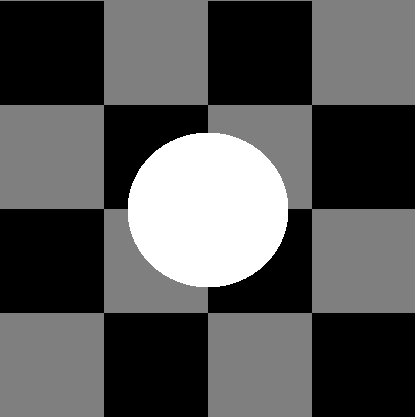
#> input picture images/test1.png, 415 x 417 px
$ python 16-ICM.py
#> lines starting #> are read from the running program, lines starting #| are printed output that depends on the picture
import numpy as np
import matplotlib.pyplot as plt
from PIL import Image
from tqdm import tqdm

# === Chargement et quantification de l'image ===
def charger_image_grayscale(path, nb_etats):
#> called with path = 'images/test1.png', nb_etats = 3
    img = Image.open(path).convert("L").resize((100, 100))
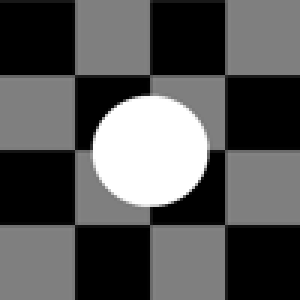
#> img: PIL image 100x100 L (shown 3 times larger); min 0, max 255, mean 85.3
    img_np = np.array(img)
    return np.floor(img_np / (256 / nb_etats)).astype(int)
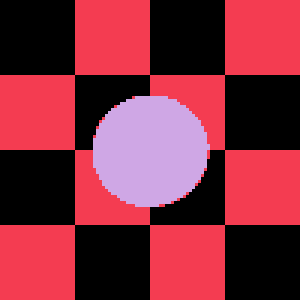
#> returned value: shape (100, 100) int64 (shown 3 times larger); 3 distinct labels, from 0 to 2; one colour per label, 0 black

# === Ajout de bruit aléatoire ===
def ajouter_bruit(champ, p, nb_etats):
#> called with p = 0.3, nb_etats = 3
    bruit = np.random.choice(range(nb_etats), size=champ.shape)
    masque = np.random.rand(*champ.shape) < p
    return np.where(masque, bruit, champ)
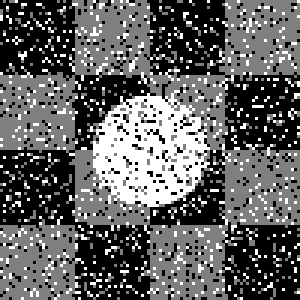
#> returned value: shape (100, 100) int64 (shown 3 times larger); min 0, max 2, mean 0.772; drawn with min black and max white

# === Énergie locale pour un pixel (avec voisins 4-connexes) ===
def cdf_locale_4(i, j, H, L, champ, etat, poids_aretes, poids_sommets):
    voisins = [(-1, 0), (1, 0), (0, -1), (0, 1)]
    energie = poids_sommets[etat]
    for dx, dy in voisins:
        ni, nj = i + dx, j + dy
        if 0 <= ni < H and 0 <= nj < L:
            energie += poids_aretes[(etat, champ[ni, nj])]
    return energie

# === Gibbs classique ===
def gibbs_classique(champ, nb_iter, modele):
#> called with nb_iter = 10
    H, L = champ.shape
#> H = 100; L = 100
    for k in tqdm(range(nb_iter), desc="Gibbs classique"):
        i = np.random.randint(0, H)
        j = np.random.randint(0, L)
        energies = np.array([
            cdf_locale_4(i, j, H, L, champ, s, modele['poids_aretes'], modele['poids_sommets'])
            for s in range(modele['nb_etats'])
        ])
        proba = np.exp(-energies)
        proba /= np.sum(proba)
        champ[i, j] = np.random.choice(range(modele['nb_etats']), p=proba)
#> this loop made 10 passes
#> (energies, proba) on passes 1 to 10: ([-4, 4, 4], [0.999, 0.000335, 0.000335]), ([2, -2, 4], [0.0179, 0.98, 0.00243]), ([-2, 2, 4], [0.98, 0.0179, 0.00243]), ([2, 0, 2], [0.107, 0.787, 0.107]), ([2, -2, 4], [0.0179, 0.98, 0.00243]), ([4, -4, 4], [0.000335, 0.999, 0.000335]), ([0, 0, 4], [0.495, 0.495, 0.00907]), ([2, -2, 4], [0.0179, 0.98, 0.00243]), ([-4, 4, 4], [0.999, 0.000335, 0.000335]), ([2, 0, 2], [0.107, 0.787, 0.107])
    return champ

# === Metropolis classique ===
def metropolis_classique(champ, nb_iter, modele):
#> called with nb_iter = 10
    H, L = champ.shape
#> H = 100; L = 100
    T = 1  # Température constante
    for k in tqdm(range(nb_iter), desc="Metropolis classique"):
        i = np.random.randint(0, H)
        j = np.random.randint(0, L)
        etat_actuel = champ[i, j]
        energie_actuelle = cdf_locale_4(i, j, H, L, champ, etat_actuel, modele['poids_aretes'], modele['poids_sommets'])
        nouvel_etat = np.random.randint(0, modele['nb_etats'])
        if nouvel_etat == etat_actuel:
            continue
        energie_nouvelle = cdf_locale_4(i, j, H, L, champ, nouvel_etat, modele['poids_aretes'], modele['poids_sommets'])
        delta_E = energie_nouvelle - energie_actuelle
        if delta_E < 0 or np.random.rand() < np.exp(-delta_E / T):
            champ[i, j] = nouvel_etat
#> this loop made 10 passes
#> (etat_actuel, energie_actuelle, energie_nouvelle, delta_E) on passes 1, 2, 3, 5, 6, 9, 10: (1, -4, 4, 8), (1, -4, 4, 8), (0, 3, 3, 0), (2, 2, 2, 0), (1, -2, 2, 4), (2, 4, -2, -6), (2, -2, 4, 6)
#> (etat_actuel, energie_actuelle) on passes 4, 7, 8: (1, -2), (0, -4), (0, -4)
    return champ

# === ICM (Iterated Conditional Modes) ===
def icm(champ, nb_iter, modele):
#> called with nb_iter = 1
    H, L = champ.shape
    for _ in tqdm(range(nb_iter), desc="ICM"):
        for i in range(H):
            for j in range(L):
                energies = np.array([
                    cdf_locale_4(i, j, H, L, champ, s, modele['poids_aretes'], modele['poids_sommets'])
                    for s in range(modele['nb_etats'])
                ])
                champ[i, j] = np.argmin(energies)
#> this loop made 1 pass
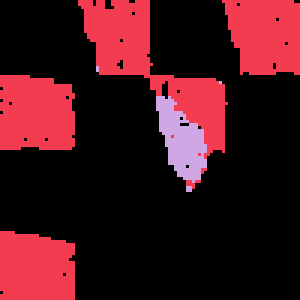
#> champ: shape (100, 100) int64 (shown 3 times larger); 3 distinct labels, from 0 to 2; one colour per label, 0 black
    return champ

# === Affichage des résultats ===
def afficher_resultats_et_icm(img_init, img_bruitee, gibbs, metro, icm_res, nb_etats):
#> called with nb_etats = 3
    def to_image(img):
        return (img * (255 / (nb_etats - 1))).astype(np.uint8)

    imgs = [img_init, img_bruitee, gibbs, metro, icm_res]
    titres = ["Image originale", "Image bruitée", "Gibbs", "Metropolis", "ICM"]

    fig, axs = plt.subplots(1, 5, figsize=(22, 5))
    for ax, titre, img in zip(axs, titres, imgs):
        ax.imshow(to_image(img), cmap="gray")
        ax.set_title(titre, fontsize=18)
        ax.axis("off")
#> this loop made 5 passes
#> titre on passes 1 to 5: 'Image originale', 'Image bruitée', 'Gibbs', 'Metropolis', 'ICM'
    plt.tight_layout()
    plt.show()
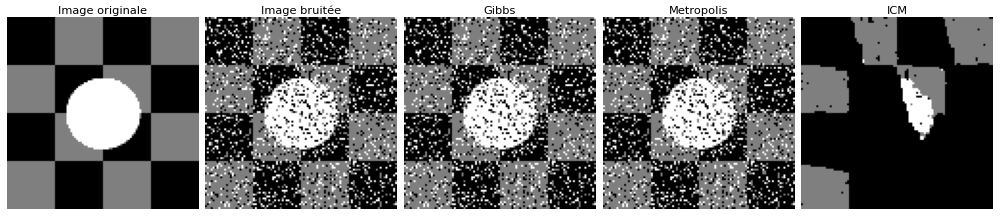
#> figure drawn by matplotlib, 5 panels

# === Paramètres ===
chemin_image = "images/test1.png"
nb_etats = 3
p_bruit = 0.3
nb_iter = 10
nb_iter_icm = 1
beta = 1

# === Exécution ===
img = charger_image_grayscale(chemin_image, nb_etats)
img_bruitee = ajouter_bruit(img, p_bruit, nb_etats)
champ_gibbs = img_bruitee.copy()
champ_metro = img_bruitee.copy()
champ_icm = img_bruitee.copy()

# === Modèle de Potts avec pondération bêta ===
poids_aretes = {
    (a, b): beta * (-1 if a == b else 1)
    for a in range(nb_etats) for b in range(nb_etats)
}
poids_sommets = [0] * nb_etats
modele = {
    'nb_etats': nb_etats,
    'poids_aretes': poids_aretes,
    'poids_sommets': poids_sommets
}

# === Traitement par les algorithmes ===
champ_gibbs = gibbs_classique(champ_gibbs, nb_iter, modele)
champ_metro = metropolis_classique(champ_metro, nb_iter, modele)
champ_icm = icm(champ_icm, nb_iter_icm, modele)

# === Affichage final ===
afficher_resultats_et_icm(img, img_bruitee, champ_gibbs, champ_metro, champ_icm, nb_etats)

$ run again, with images/formes.png copied over images/test1.png
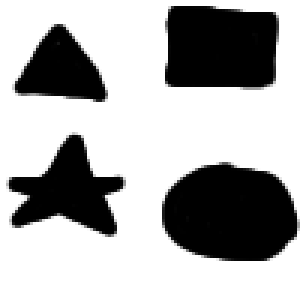
#> input picture images/formes.png, 100 x 100 px (shown 3 times larger)
#> in ajouter_bruit, `return np.where(masque, bruit, champ)`:
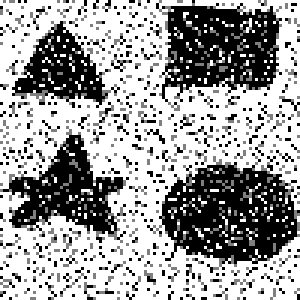
#> returned value: shape (100, 100) int64 (shown 3 times larger); min 0, max 2, mean 1.24; drawn with min black and max white
#> the loop in gibbs_classique, `for k in tqdm(range(nb_iter), desc="Gibbs classique"):` made 10 passes
#> (energies, proba) on passes 1 to 8: ([-4, 4, 4], [0.999, 0.000335, 0.000335]), ([-2, 2, 4], [0.98, 0.0179, 0.00243]), ([4, 2, -2], [0.00243, 0.0179, 0.98]), ([2, 4, -2], [0.0179, 0.00243, 0.98]), ([2, 2, 0], [0.107, 0.107, 0.787]), ([-2, 2, 4], [0.98, 0.0179, 0.00243]), ([-2, 2, 4], [0.98, 0.0179, 0.00243]), ([2, 2, 0], [0.107, 0.107, 0.787])
#> the loop in metropolis_classique, `for k in tqdm(range(nb_iter), desc="Metropolis classique"):` made 10 passes
#> (etat_actuel, energie_actuelle) on passes 1, 2, 3, 5, 10: (0, -2), (0, -4), (0, 0), (2, 0), (0, 0)
#> the loop in icm, `for _ in tqdm(range(nb_iter), desc="ICM"):` made 1 pass
#> after the loop in icm, `for _ in tqdm(range(nb_iter), desc="ICM"):`:
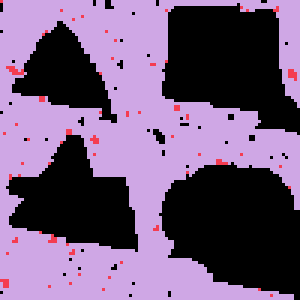
#> champ: shape (100, 100) int64 (shown 3 times larger); 3 distinct labels, from 0 to 2; one colour per label, 0 black
#> the loop in afficher_resultats_et_icm, `for ax, titre, img in zip(axs, titres, imgs):` made 5 passes
#> titre on passes 1 to 5: 'Image originale', 'Image bruitée', 'Gibbs', 'Metropolis', 'ICM'
